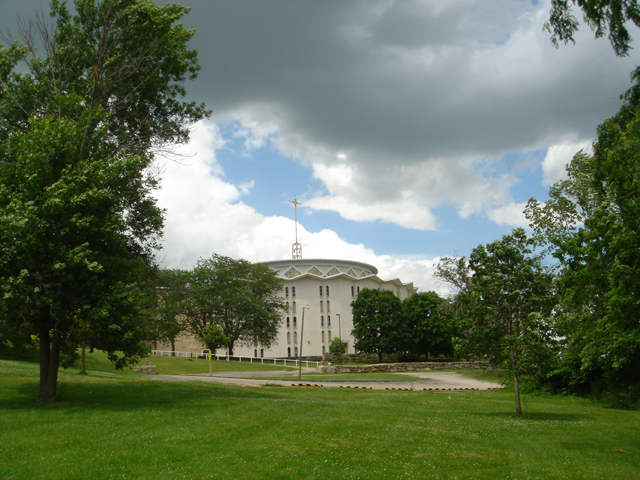
#> input picture vision_python_repos/obstacle_detection/images/image.jpg, 640 x 480 px, found by its file name
$ python grid_test.py
#> lines starting #> are read from the running program, lines starting #| are printed output that depends on the picture; after the words box and inside, x2 and y2 are one past the last pixel; in counts of white or black regions, pixels touching at a corner belong together
#> further down, img is the input picture: shape (480, 640, 3); mean B, G, R 86.8, 111.8, 97.6
### vision_python_repos/obstacle_detection/realsense_depth/image_grid.py
import cv2 as cv
import numpy as np

def createGrid(img, num_rows, num_columns):
    """
    Se utiliza para crear una grilla sobre una imagen

    Parameters
    ----------
    img : array
        La imagen (debe ser una matriz numpy o arreglo común)
    num_rows : int
        El número de filas por las que se desea partir
    num_columns : int
        El número de columnas por las que se desea partir

    Returns
    -------
    (images, grid_img)
    images : array
        Una matriz donde los datos corresponden a la imagen respectiva con respecto a la grilla
    grid_img : array
        La imagen original con una grilla pintada de amarillo

    """
#> called with num_rows = 2, num_columns = 2

    # versión anterior

    images = []                                             # Crea las matriz de imagenes a guardar
    new_img = img.copy()                                    # Copia la imagen (pues se va a modificar)

    heigth = len(new_img)//num_rows                         # Define la altura de cada una de las imagenes de la grilla
#> heigth = 240

    while len(new_img) % num_rows != 0:                     # Este ciclo se utiliza ya que la función np.hsplit y np.split
        new_img = np.delete(new_img, len(new_img)-1, 0)     # dependen de que se pueda partir la imagen exactamente en los parametros
        heigth = len(new_img)//num_rows                     # especificados, por lo cual se cortan los bordes de la imagen
#> this loop made 0 passes

    width = len(new_img[0])//num_columns
#> width = 320

    while len(new_img[0]) % num_columns != 0:               # Lo mismo sucede con el ancho
        new_img = np.delete(new_img, len(new_img[0])-1, 1)
        width = (len(new_img[0]))//num_columns

    pre_images = np.split(new_img, num_rows)                # Se parte la imagen de manera vertical
#> pre_images = 2 items
    for row_img in pre_images:
        n_im = np.hsplit(row_img, num_columns)
        rows_images = []
        for col_image in n_im:
            rows_images.append(col_image)
        images.append(rows_images)                          # Se guarda la grilla en una matriz
#> this loop made 2 passes
#> after the loop, images = 2 items

    grid_img = new_img.copy()                               # A continuación se crea una copia de la imagen
    for i in range(num_rows+1):
        cv.line(grid_img, (0,i*heigth), (len(new_img[0]), (i*heigth)), (0,255,255), thickness=2)
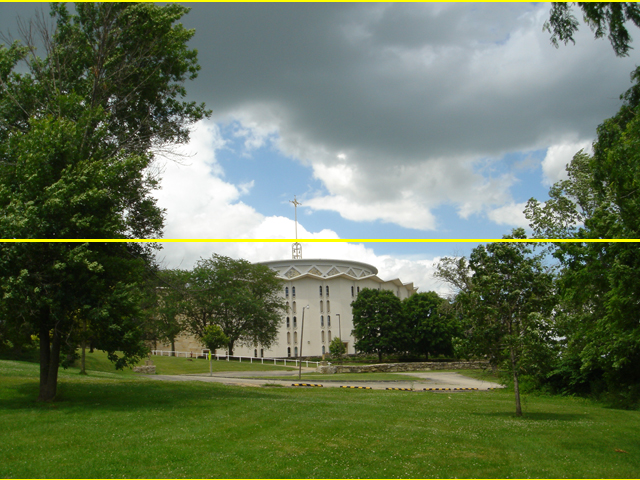
#> grid_img: shape (480, 640, 3); 1.25% of pixels changed, all inside (x1, y1, x2, y2) = (0, 0, 640, 480)
    for j in range(num_columns+1):
        cv.line(grid_img, (j*width, 0), (j*width, len(new_img)), (0,255,255), thickness=2)
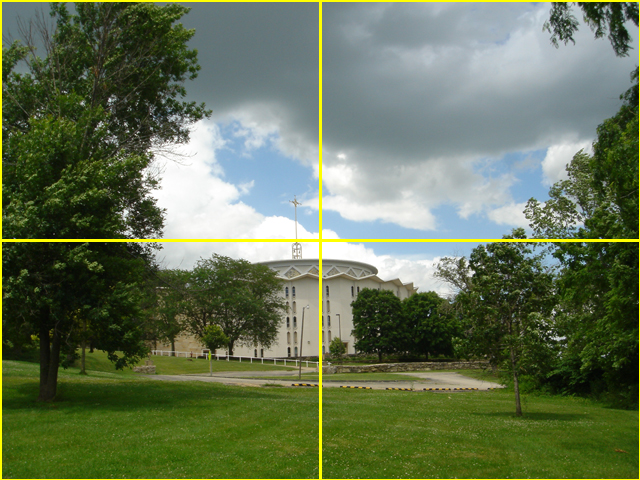
#> grid_img: shape (480, 640, 3); 0.93% of pixels changed, all inside (x1, y1, x2, y2) = (0, 2, 640, 479)

    return images, grid_img

    # [25 lines of commented-out code are left out]

### vision_python_repos/obstacle_detection/test/grid_test.py
import sys
import os

file_path = os.path.join(os.path.dirname(__file__), '..')
file_dir = os.path.dirname(os.path.realpath('__file__'))
sys.path.insert(0, os.path.abspath(file_path))

import cv2
import numpy as np
import realsense_depth.image_grid as gi

image_path = r'images/image.jpg'

img = cv2.imread(image_path)
cv2.imshow('normal', img)

images, grid = gi.createGrid(img, 2, 2)
#> images = 2 items
cv2.imshow('images[0][0]', images[0][0])
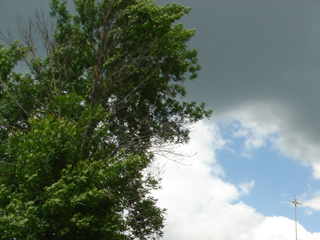
#> window 'images[0][0]': shape (240, 320, 3); mean B, G, R 104.2, 115.9, 102.4
cv2.imshow('images[0][1]', images[0][1])
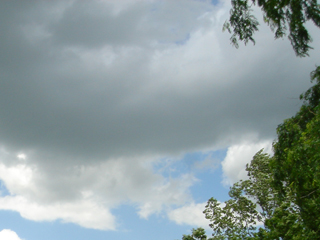
#> window 'images[0][1]': shape (240, 320, 3); mean B, G, R 156.4, 155.4, 140.3
cv2.imshow('grid', grid)

cv2.waitKey(0)
cv2.destroyAllWindows()
